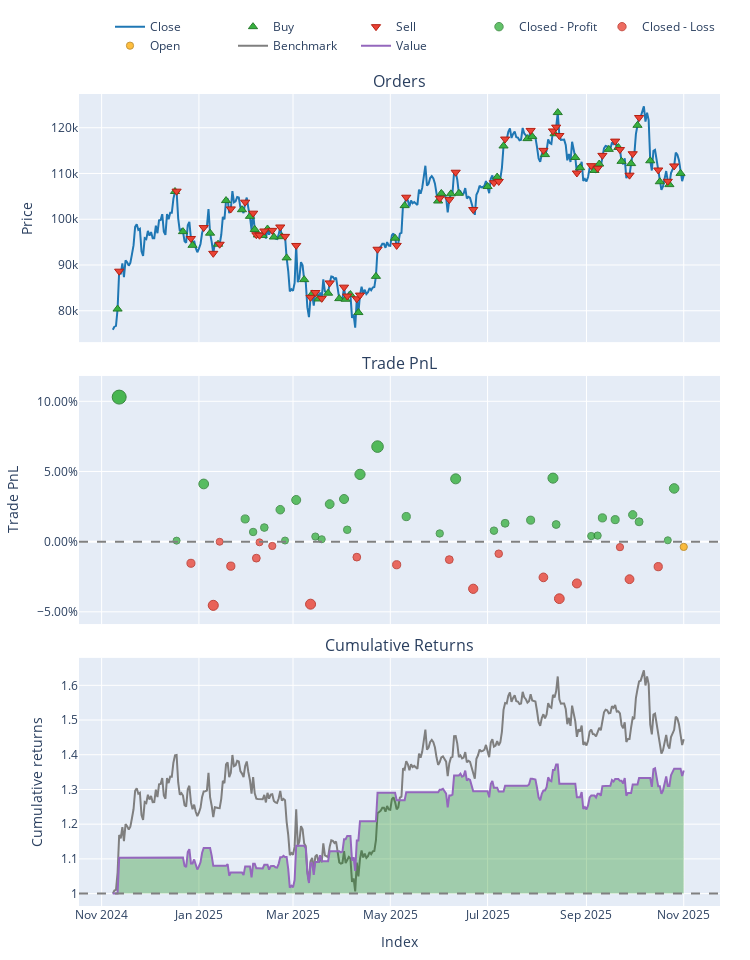

This figure's notebook cell:
### Code cell
# Célula: Visualização Gráfica (Plotly)
!pip install anywidget

print("\n" + "="*50)
print("--- Visualização Gráfica (Equity Curve & Trades) ---")
print("="*50)
print("Gerando gráfico interativo...")

try:
    # Gera o gráfico interativo que mostra:
    # 1. Curva de Capital (Azul) vs. Benchmark (Cinza)
    # 2. Pontos de Compra (Verde) e Venda (Vermelho)
    portfolio.plot().show()

except NameError:
    print("Erro: O objeto 'portfolio' não foi criado com sucesso na célula anterior.", file=sys.stderr)
except Exception as e:
    print(f"Ocorreu um erro ao gerar o gráfico: {e}", file=sys.stderr)
